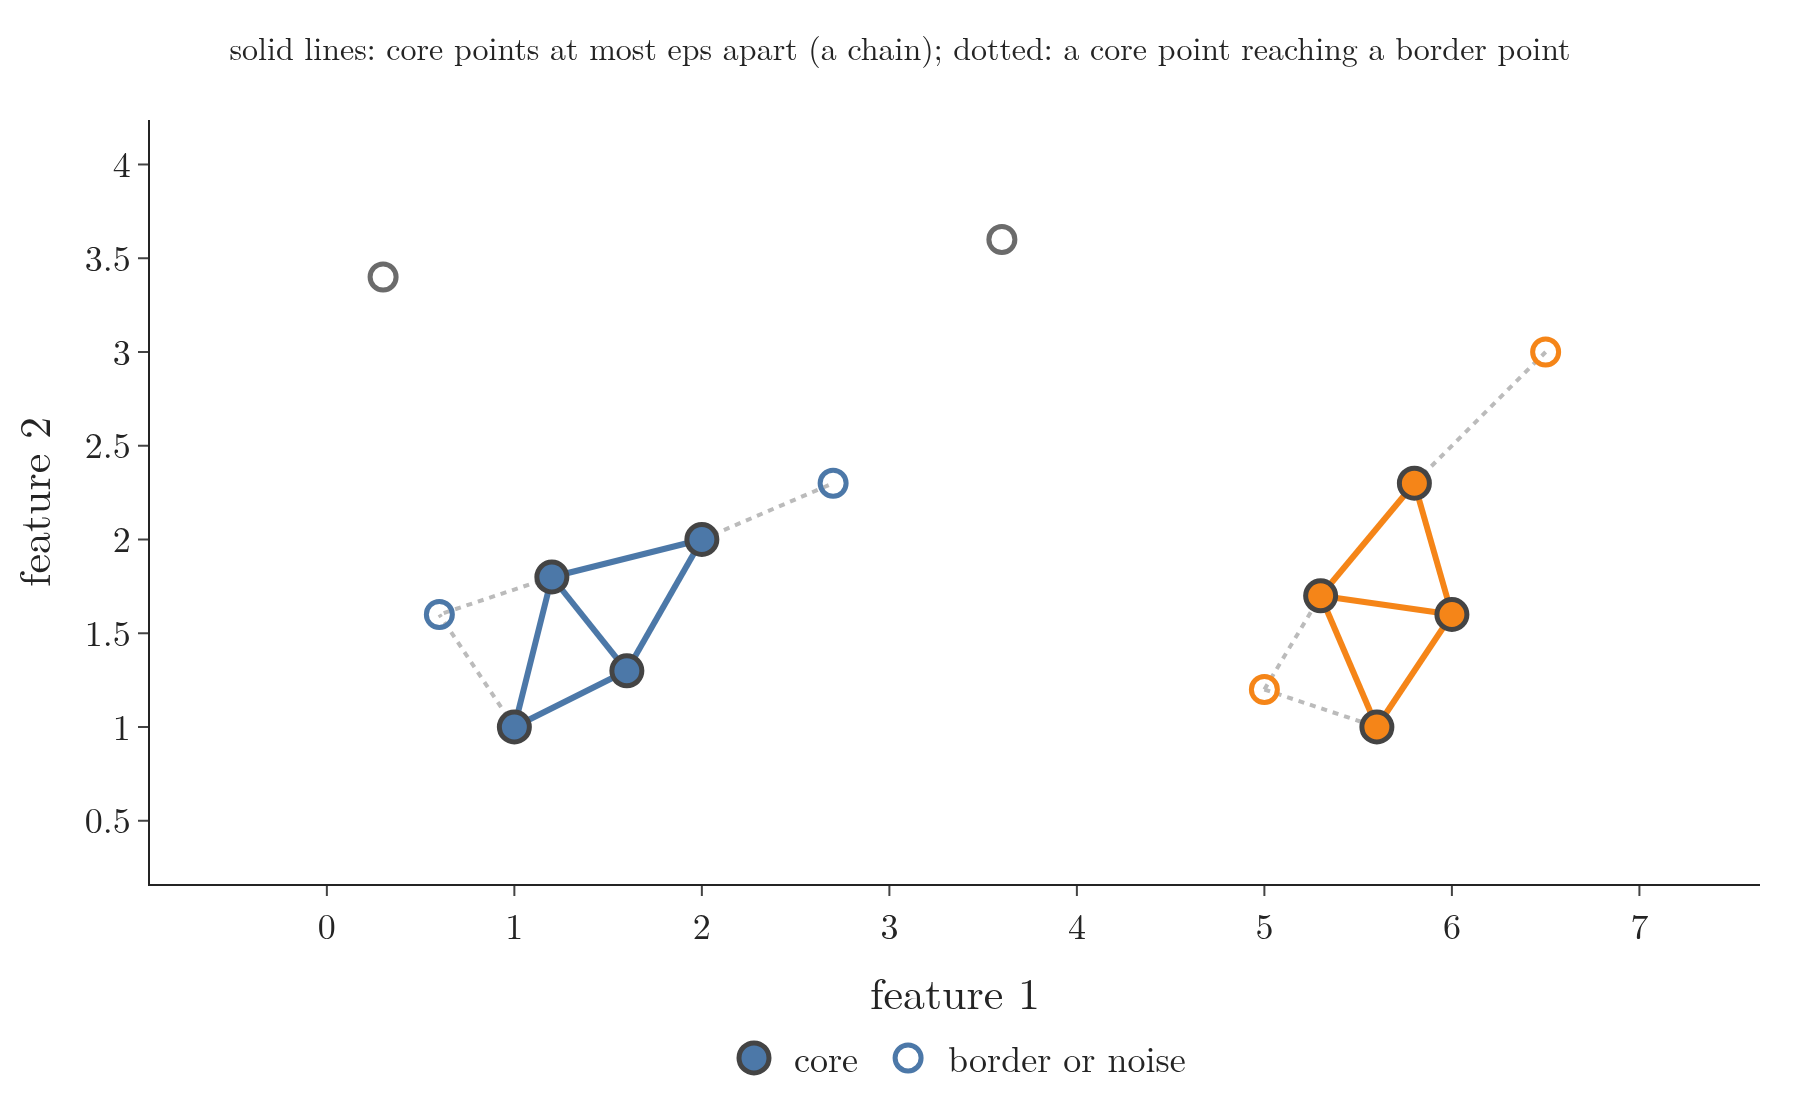

Source code (Python):
"""Section 7: density-connected points on the Note's 14 points with eps = 1 and min_samples = 4 (the animation's
settings). Lines join core points at most eps apart; every point reachable along such a chain is in the same cluster.
The two groups are not linked: no chain of core points crosses the gap. Plotly."""
from pathlib import Path
import numpy as np
import plotly.graph_objects as go
from scipy.spatial.distance import cdist
from sklearn.cluster import DBSCAN
from toy_points import X, EPS, MIN_SAMPLES

here = Path(__file__).parent
FONT = dict(family="Latin Modern Roman", size=18)
m = DBSCAN(eps=EPS, min_samples=MIN_SAMPLES).fit(X)
core = np.zeros(len(X), bool)
core[m.core_sample_indices_] = True
assert core.sum() == 8 and set(m.labels_) == {-1, 0, 1}
D = cdist(X, X)
COL = {0: "#4C78A8", 1: "#F58518", -1: "#6B6B6B"}
fig = go.Figure()
for i in range(len(X)):
    for j in range(i + 1, len(X)):
        if D[i, j] <= EPS and core[i] and core[j]:
            fig.add_scatter(x=X[[i, j], 0], y=X[[i, j], 1], mode="lines", line=dict(color=COL[m.labels_[i]], width=3), showlegend=False)
        elif D[i, j] <= EPS and (core[i] or core[j]):
            fig.add_scatter(x=X[[i, j], 0], y=X[[i, j], 1], mode="lines", line=dict(color="#BBBBBB", width=2, dash="dot"), showlegend=False)
for kind, mask, sym, size in (("core", core, "circle", 15), ("border or noise", ~core, "circle-open", 13)):
    fig.add_scatter(x=X[mask, 0], y=X[mask, 1], mode="markers", name=kind,
                    marker=dict(size=size, symbol=sym, color=[COL[l] for l in m.labels_[mask]], line=dict(width=2.5)))
fig.update_layout(template="simple_white", width=900, height=560, font=FONT,
                  title=dict(text="solid lines: core points at most eps apart (a chain); dotted: a core point reaching a border point", x=0.5, font=dict(size=16)),
                  xaxis=dict(range=[-0.5, 7.2], title="feature 1"), yaxis=dict(range=[0.2, 4.2], title="feature 2", scaleanchor="x"),
                  legend=dict(orientation="h", x=0.5, xanchor="center", y=-0.18), margin=dict(l=60, r=20, t=60, b=90))
fig.write_image(here / "chains.png", scale=2)
fig.write_image(here / "chains.pdf")
